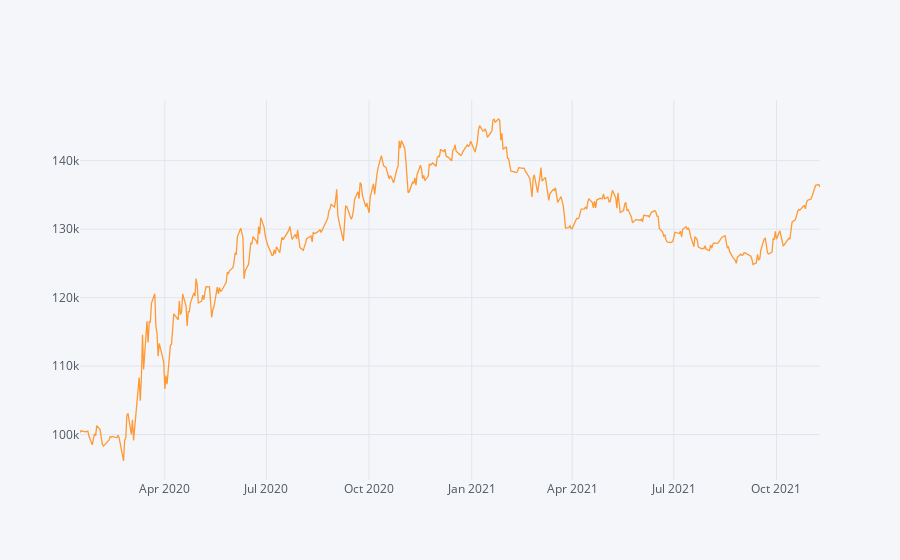

Notebook code for this chart:
### Code cell
#Todo:
r_df = results['result_df']
# Calculate the Absolute Return of our trend-following trading strategy
absolute_return_tf = (r_df['account_val'].iloc[-1]-starting_capital)/starting_capital
print(f"absolute_return_tf: %{np.round(absolute_return_tf,2)*100}")

# Calculate the CAGR or our trend-following trading strategy
CAGR_tf = ((r_df['account_val'].iloc[-1]/starting_capital)**(252/len(df)))-1
print(f"CAGR_tf: %{np.round(CAGR_tf,2)*100}")

# Calculate the IR (Sharpe without RF-rate) of our trend-following trading strategy
information_ratio_tf = (r_df.account_val.pct_change().mean()/r_df.account_val.pct_change().std())*((252)**0.5)
print(f"information_ratio_tf: {np.round(information_ratio_tf,4)}")

#Plot the equity curve (hint: use 'account_val')
r_df.account_val.iplot()

### Figure 1 — Plotly figure (JSON) as saved in the notebook; plotly's stock layout.template omitted (floating-point values rounded to 4 significant figures; data arrays with more than 128 entries replaced by an {"elided": "..."} marker saying what was removed)
{"data": [{"line": {"color": "rgba(255, 153, 51, 1.0)", "dash": "solid", "shape": "linear", "width": 1.3}, "mode": "lines", "name": "account_val", "text": "", "type": "scatter", "x": {"elided": "459 str values"}, "y": {"elided": "459 float values"}}], "layout": {"autosize": true, "legend": {"bgcolor": "#F5F6F9", "font": {"color": "#4D5663"}}, "paper_bgcolor": "#F5F6F9", "plot_bgcolor": "#F5F6F9", "title": {"font": {"color": "#4D5663"}}, "xaxis": {"autorange": true, "gridcolor": "#E1E5ED", "range": ["2020-01-16", "2021-11-09"], "showgrid": true, "tickfont": {"color": "#4D5663"}, "title": {"font": {"color": "#4D5663"}, "text": ""}, "type": "date", "zerolinecolor": "#E1E5ED"}, "yaxis": {"autorange": true, "gridcolor": "#E1E5ED", "range": [93360.0, 148900.0], "showgrid": true, "tickfont": {"color": "#4D5663"}, "title": {"font": {"color": "#4D5663"}, "text": ""}, "type": "linear", "zerolinecolor": "#E1E5ED"}}}
